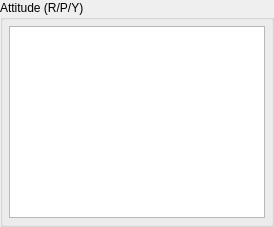
<ui version="4.0">
  <class>attitudeGroup</class>
  <widget class="QGroupBox" name="attitudeGroup">
    <property name="title">
      <string>Attitude (R/P/Y)</string>
    </property>
    <layout class="QVBoxLayout" name="attitudeLayout">
      <property name="leftMargin">
        <number>6</number>
      </property>
      <property name="topMargin">
        <number>6</number>
      </property>
      <property name="rightMargin">
        <number>6</number>
      </property>
      <property name="bottomMargin">
        <number>6</number>
      </property>
      <property name="spacing">
        <number>6</number>
      </property>
      <item>
        <widget class="QTableView" name="attitude_table" />
      </item>
    </layout>
  </widget>
  <resources />
  <connections />
</ui>
